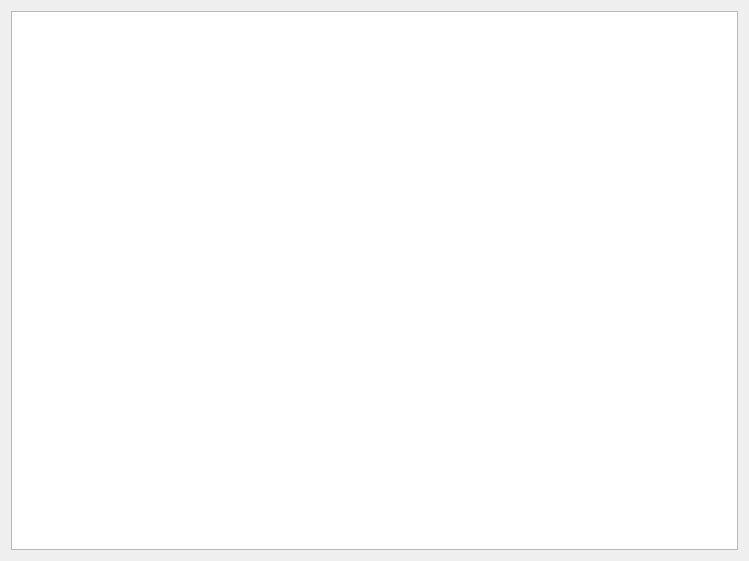
<?xml version="1.0" encoding="UTF-8"?>
<ui version="4.0">
 <class>WidgetWokrDesign</class>
 <widget class="QWidget" name="WidgetWokrDesign">
  <property name="geometry">
   <rect>
    <x>0</x>
    <y>0</y>
    <width>749</width>
    <height>561</height>
   </rect>
  </property>
  <property name="windowTitle">
   <string>WidgetWokrDesign</string>
  </property>
  <layout class="QGridLayout" name="gridLayout">
   <item row="0" column="0">
    <widget class="SewingGraphicsView" name="grViewSewing"/>
   </item>
  </layout>
 </widget>
 <layoutdefault spacing="6" margin="11"/>
 <customwidgets>
  <customwidget>
   <class>SewingGraphicsView</class>
   <extends>QGraphicsView</extends>
   <header>SewingGraphicsView.h</header>
  </customwidget>
 </customwidgets>
 <resources/>
 <connections/>
</ui>
